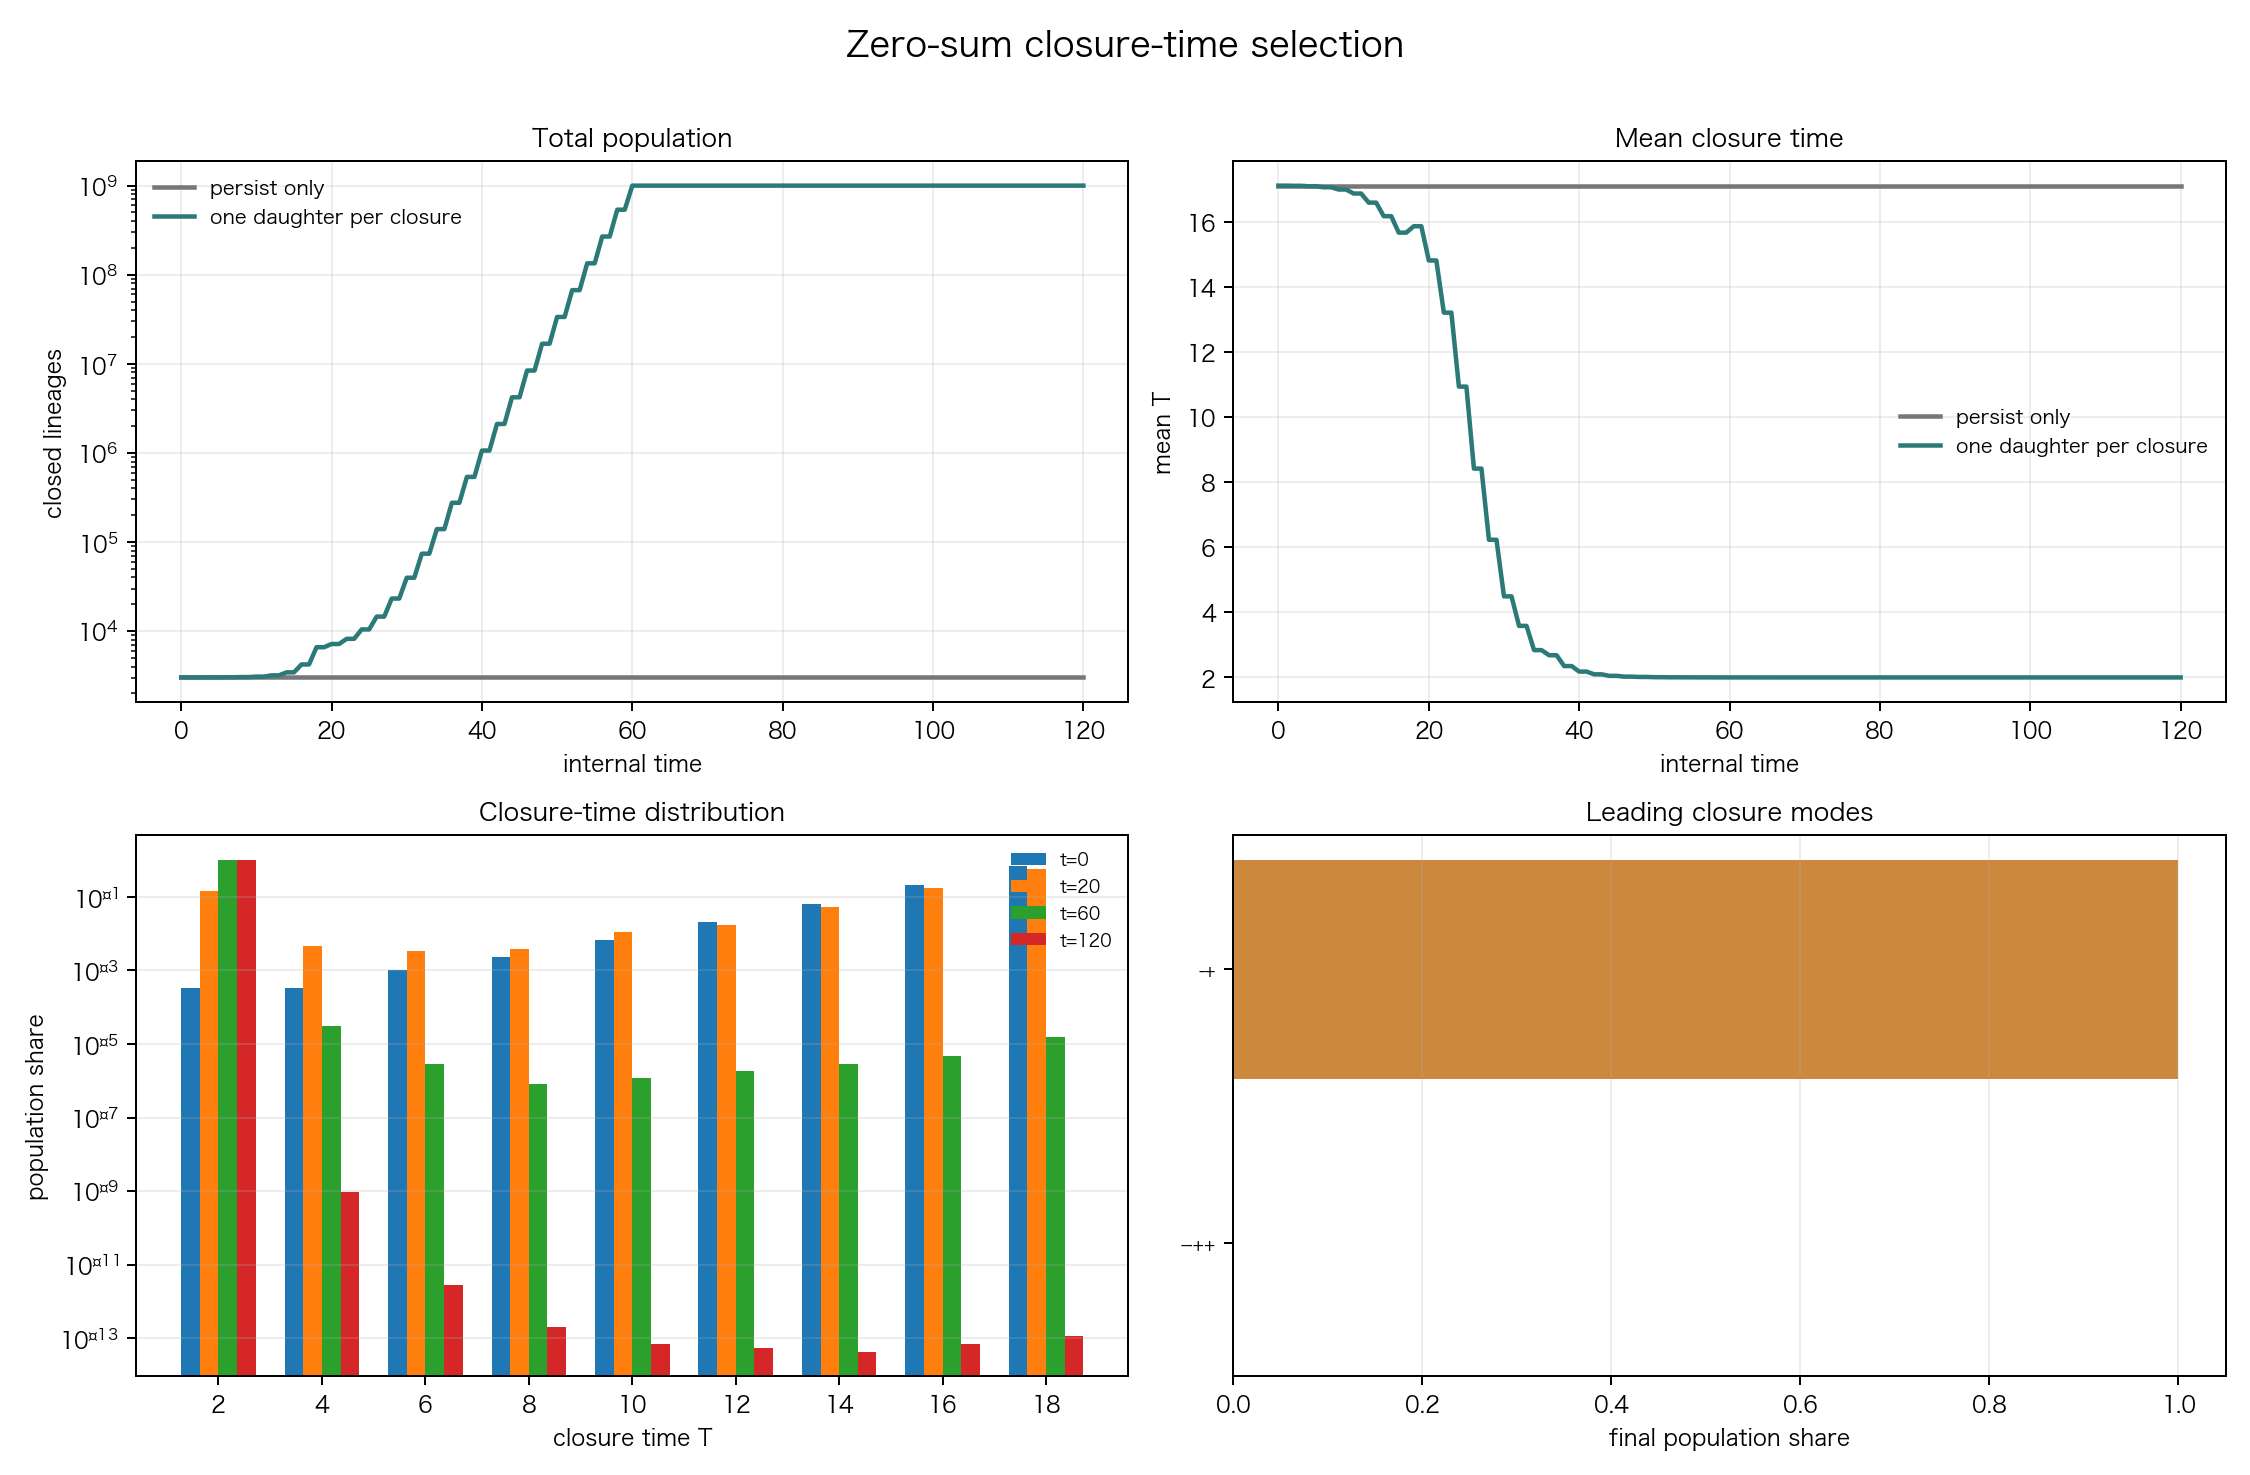

Generate this figure with Python:
#!/usr/bin/env python3
# -*- coding: utf-8 -*-
"""
Zero-sum closure-time selection
===============================

This sandbox follows the rule:

    all zero-sum fluctuation modes are present from the beginning
    faster closure means more completed cycles per internal time
    a completed closure may leave a descendant

There is no mutation probability, no cost parameter, and no split
multiplicity.

The primitive object is a balanced cyclic word whose first positive return
to zero is at its end. Its closure time T is the length of that primitive
return. Longer words that immediately repeat a shorter primitive return are
not counted as new modes; they are repeated cycles of the same mode.

Two rules are compared:

    persist_only:
        w -> w after one closure

    closure_daughter:
        w -> w + w after one closure

The second rule is the minimal explicit assumption that closure produces a
descendant. It is an input, not a consequence of zero-sum alone.

Run:
    python3 simulations/zero_sum_closure_time_selection.py
"""
from __future__ import annotations

import json
import math
import os
import tempfile
from collections import Counter, defaultdict
from dataclasses import dataclass
from itertools import combinations
from pathlib import Path

os.environ.setdefault(
    "MPLCONFIGDIR",
    os.path.join(tempfile.gettempdir(), "mpl-zero-sum"),
)

import matplotlib

matplotlib.use("Agg")
import matplotlib.pyplot as plt
import numpy as np

try:
    from simulations.zero_sum_cycle_evolution import canonical_cycle
except ModuleNotFoundError:
    from zero_sum_cycle_evolution import canonical_cycle


ROOT = Path(__file__).resolve().parents[1]
OUT_JSON = ROOT / "simulations" / "zero_sum_closure_time_selection_results.json"
OUT_PNG = ROOT / "simulations" / "zero_sum_closure_time_selection.png"

MAX_PERIOD = 18
STEPS = 120
POPULATION_SCALE_LIMIT = 1.0e9


@dataclass(frozen=True)
class Scenario:
    name: str
    daughters_per_closure: int
    label: str


SCENARIOS = (
    Scenario(
        name="persist_only",
        daughters_per_closure=0,
        label="persist only",
    ),
    Scenario(
        name="closure_daughter",
        daughters_per_closure=1,
        label="one daughter per closure",
    ),
)


def first_return_time(word: tuple[int, ...]) -> int:
    total = 0
    for index, value in enumerate(word, start=1):
        total += value
        if total == 0:
            return index
    raise ValueError("word never returns to zero")


def primitive_closure(word: tuple[int, ...]) -> tuple[int, ...]:
    return canonical_cycle(word[: first_return_time(word)])


def primitive_modes(max_period: int = MAX_PERIOD) -> tuple[tuple[int, ...], ...]:
    modes = set()
    for period in range(2, max_period + 1, 2):
        for positions in combinations(range(period), period // 2):
            positive = set(positions)
            word = tuple(
                1 if index in positive else -1
                for index in range(period)
            )
            modes.add(primitive_closure(word))
    return tuple(sorted(modes, key=lambda item: (len(item), item)))


def word_to_string(word: tuple[int, ...]) -> str:
    return "".join("+" if value == 1 else "-" for value in word)


def shannon(counts: np.ndarray) -> float:
    total = float(np.sum(counts))
    if total <= 0.0:
        return 0.0
    probabilities = counts[counts > 0.0] / total
    value = float(-np.sum(probabilities * np.log(probabilities)))
    return 0.0 if abs(value) < 1.0e-15 else value


def simulate(
    scenario: Scenario,
    modes: tuple[tuple[int, ...], ...],
) -> dict[str, object]:
    cohorts: dict[int, np.ndarray] = {}
    for index, word in enumerate(modes):
        cohorts[index] = np.zeros(len(word), dtype=float)
        cohorts[index][0] = 1.0

    snapshots = []
    rescale_steps = 0
    closure_time_histories: dict[int, list[dict[str, float]]] = defaultdict(list)

    for step in range(STEPS + 1):
        population = np.array(
            [float(np.sum(cohorts[index])) for index in range(len(modes))],
            dtype=float,
        )
        total = float(np.sum(population))
        if total > 0.0:
            shares = population / total
            top_index = int(np.argmax(population))
            mean_closure_time = float(
                sum(shares[index] * len(modes[index]) for index in range(len(modes)))
            )
            mean_rate = float(
                sum(
                    shares[index]
                    * (
                        math.log(1.0 + scenario.daughters_per_closure)
                        / len(modes[index])
                    )
                    for index in range(len(modes))
                )
            )
            top_fraction = float(population[top_index] / total)
            top_word = word_to_string(modes[top_index])
            lineages = int(np.count_nonzero(population > 1.0e-12 * total))
        else:
            top_index = -1
            mean_closure_time = 0.0
            mean_rate = 0.0
            top_fraction = 0.0
            top_word = ""
            lineages = 0

        by_period = Counter()
        if total > 0.0:
            for index, word in enumerate(modes):
                by_period[len(word)] += float(population[index] / total)
        for closure_time in sorted({len(word) for word in modes}):
            closure_time_histories[closure_time].append(
                {
                    "time": step,
                    "share": by_period.get(closure_time, 0.0),
                }
            )

        snapshots.append(
            {
                "time": step,
                "population": total,
                "lineages": lineages,
                "diversity": shannon(population),
                "mean_closure_time": mean_closure_time,
                "mean_rate": mean_rate,
                "top_word": top_word,
                "top_fraction": top_fraction,
            }
        )

        if step == STEPS:
            break

        next_cohorts: dict[int, np.ndarray] = {}
        for index, word in enumerate(modes):
            next_cohorts[index] = np.zeros(len(word), dtype=float)

        for index, word in enumerate(modes):
            current = cohorts[index]
            period = len(word)
            if period > 1:
                next_cohorts[index][1:] += current[:-1]
            finishers = float(current[-1])
            if finishers <= 0.0:
                continue
            next_cohorts[index][0] += finishers
            next_cohorts[index][0] += (
                scenario.daughters_per_closure * finishers
            )

        cohorts = next_cohorts
        total = float(sum(float(np.sum(cohort)) for cohort in cohorts.values()))
        if total > POPULATION_SCALE_LIMIT:
            scale = POPULATION_SCALE_LIMIT / total
            for index in cohorts:
                cohorts[index] *= scale
            rescale_steps += 1

    final_population = np.array(
        [float(np.sum(cohorts[index])) for index in range(len(modes))],
        dtype=float,
    )
    total = float(np.sum(final_population))
    top_entries = []
    if total > 0.0:
        order = np.argsort(final_population)[::-1]
        for index in order[:15]:
            if final_population[index] <= 1.0e-12 * total:
                continue
            top_entries.append(
                {
                    "word": word_to_string(modes[int(index)]),
                    "closure_time": len(modes[int(index)]),
                    "fraction": float(final_population[index] / total),
                }
            )

    return {
        "scenario": scenario.name,
        "label": scenario.label,
        "daughters_per_closure": scenario.daughters_per_closure,
        "snapshots": snapshots,
        "closure_time_histories": closure_time_histories,
        "final_population": total,
        "final_lineages": int(np.count_nonzero(final_population > 0.0)),
        "final_diversity": shannon(final_population),
        "top_entries": top_entries,
        "rescale_steps": rescale_steps,
    }


def summarize(runs: list[dict[str, object]]) -> dict[str, dict[str, object]]:
    summary = {}
    for run in runs:
        final = run["snapshots"][-1]
        summary[run["scenario"]] = {
            "label": run["label"],
            "daughters_per_closure": run["daughters_per_closure"],
            "final_population": run["final_population"],
            "final_lineages": run["final_lineages"],
            "final_diversity": run["final_diversity"],
            "mean_closure_time": final["mean_closure_time"],
            "mean_rate": final["mean_rate"],
            "top_word": final["top_word"],
            "top_fraction": final["top_fraction"],
            "rescale_steps": run["rescale_steps"],
        }
    return summary


def make_plot(
    runs: list[dict[str, object]],
    modes: tuple[tuple[int, ...], ...],
) -> None:
    plt.rcParams.update(
        {
            "font.size": 9,
            "axes.titlesize": 10,
            "axes.labelsize": 9,
            "legend.fontsize": 8,
            "axes.unicode_minus": False,
        }
    )
    fig, axes = plt.subplots(2, 2, figsize=(12.5, 8.2))
    colors = {
        "persist_only": "#777777",
        "closure_daughter": "#2B7A78",
    }

    for run in runs:
        times = [snapshot["time"] for snapshot in run["snapshots"]]
        populations = [
            max(float(snapshot["population"]), 0.5)
            for snapshot in run["snapshots"]
        ]
        axes[0, 0].plot(
            times,
            populations,
            linewidth=1.8,
            color=colors[run["scenario"]],
            label=run["label"],
        )
    axes[0, 0].set_yscale("log")
    axes[0, 0].set_title("Total population")
    axes[0, 0].set_xlabel("internal time")
    axes[0, 0].set_ylabel("closed lineages")
    axes[0, 0].grid(alpha=0.22)
    axes[0, 0].legend(frameon=False)

    for run in runs:
        times = [snapshot["time"] for snapshot in run["snapshots"]]
        values = [snapshot["mean_closure_time"] for snapshot in run["snapshots"]]
        axes[0, 1].plot(
            times,
            values,
            linewidth=1.8,
            color=colors[run["scenario"]],
            label=run["label"],
        )
    axes[0, 1].set_title("Mean closure time")
    axes[0, 1].set_xlabel("internal time")
    axes[0, 1].set_ylabel("mean T")
    axes[0, 1].grid(alpha=0.22)
    axes[0, 1].legend(frameon=False)

    selected_run = next(
        run for run in runs if run["scenario"] == "closure_daughter"
    )
    times = [0, 20, 60, 120]
    periods = sorted({len(word) for word in modes})
    width = 0.18
    x = np.arange(len(periods))
    for offset, time in enumerate(times):
        snapshot_index = min(
            time,
            len(selected_run["closure_time_histories"][periods[0]]) - 1,
        )
        shares = [
            selected_run["closure_time_histories"][period][snapshot_index]["share"]
            for period in periods
        ]
        axes[1, 0].bar(
            x + (offset - 1.5) * width,
            shares,
            width=width,
            label=f"t={time}",
        )
    axes[1, 0].set_xticks(x)
    axes[1, 0].set_xticklabels([str(period) for period in periods])
    axes[1, 0].set_yscale("log")
    axes[1, 0].set_title("Closure-time distribution")
    axes[1, 0].set_xlabel("closure time T")
    axes[1, 0].set_ylabel("population share")
    axes[1, 0].grid(axis="y", alpha=0.22)
    axes[1, 0].legend(frameon=False, fontsize=7)

    top = selected_run["top_entries"][:12]
    labels = [entry["word"] for entry in top]
    values = [entry["fraction"] for entry in top]
    y = np.arange(len(top))
    axes[1, 1].barh(y, values, color="#C77C28", alpha=0.9)
    axes[1, 1].set_yticks(y)
    axes[1, 1].set_yticklabels(labels, fontsize=7)
    axes[1, 1].invert_yaxis()
    axes[1, 1].set_title("Leading closure modes")
    axes[1, 1].set_xlabel("final population share")
    axes[1, 1].grid(axis="x", alpha=0.22)

    fig.suptitle("Zero-sum closure-time selection", fontsize=14)
    fig.tight_layout(rect=(0, 0, 1, 0.97))
    fig.savefig(OUT_PNG, dpi=180)
    plt.close(fig)


def main() -> None:
    modes = primitive_modes()
    runs = [simulate(scenario, modes) for scenario in SCENARIOS]
    summary = summarize(runs)
    make_plot(runs, modes)

    payload = {
        "model": {
            "zero_constraint": "every mode is a balanced primitive return",
            "initial_condition": "one lineage of every mode",
            "closure_time": "first positive return to zero",
            "repeated_words": "reduced to their primitive closure mode",
            "probabilities": "none",
            "mutation": "none",
            "rules": {
                scenario.name: scenario.label for scenario in SCENARIOS
            },
            "steps": STEPS,
            "max_period": MAX_PERIOD,
            "population_scale_limit": POPULATION_SCALE_LIMIT,
            "note": (
                "The daughter rule is an explicit minimal reproduction "
                "assumption. Population rescaling is numerical only."
            ),
        },
        "summary": summary,
        "runs": runs,
    }
    OUT_JSON.write_text(
        json.dumps(payload, ensure_ascii=False, indent=2),
        encoding="utf-8",
    )

    print(json.dumps(summary, ensure_ascii=False, indent=2))
    print(f"\nmodes: {len(modes)}")
    print(f"plot: {OUT_PNG}")
    print(f"json: {OUT_JSON}")


if __name__ == "__main__":
    main()
